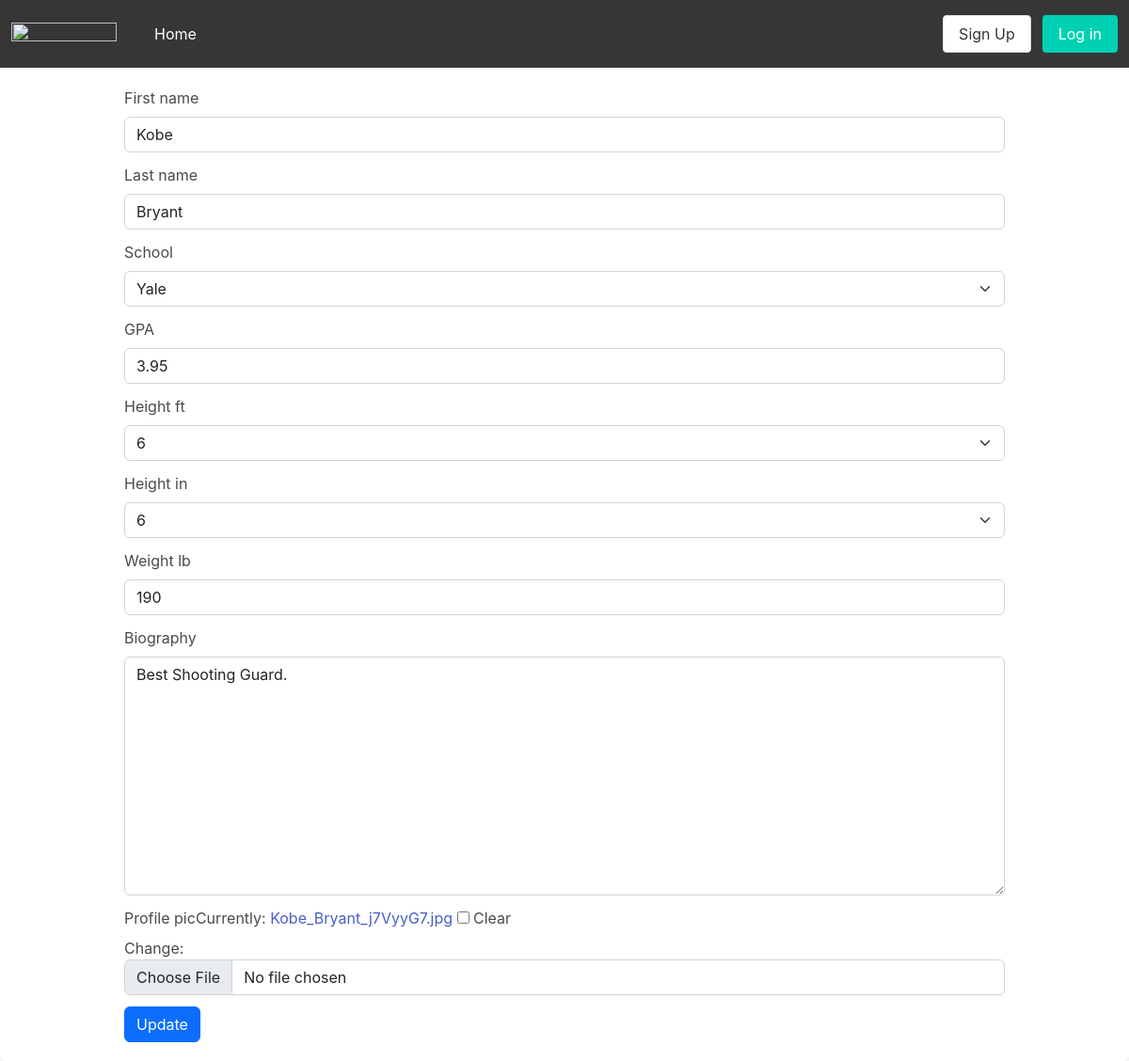
Screenshot of /user/1/update with the database file from the repository.
### api/models.py (models this page shows, shortened)
class CustomUser(auth.models.AbstractUser, auth.models.PermissionsMixin):
    user_type_choices = (
        (0, 'Scout'),
        (1, 'Athlete'),
    )
    school_options = (
        ('Georgia Institute of Technology', 'Georgia Institute of Technology'),
        ('Florida International University', 'Florida International University'),
        ('Yale', 'Yale'),
        ('University of Pittsburgh', 'University of Pittsburgh'),
        ('Emory University','Emory University')
    )
    height_foot_options = (
        (4, '4'),
        (5, '5'),
        (6, '6'),
        (7, '7'),
    )
    height_inch_options = (
        (0, '0'),
        (1, '1'),
        (2, '2'),
        (3, '3'),
        (4, '4'),
        (5, '5'),
        (6, '6'),
        (7, '7'),
        (8, '8'),
        (9, '9'),
        (10, '10'),
        (11, '11'),
        (12, '12'),
    )
    weight_lb = models.IntegerField(default=140, blank=True)
    height_ft = models.IntegerField(choices=height_foot_options, default=5, blank=True)
    height_in = models.IntegerField(choices=height_inch_options, default=6, blank=True)
    school = models.CharField(max_length=128, blank=True, choices=school_options)
    profile_pic = models.ImageField(null=True, blank=True)
    bio = models.TextField(null=True, blank=True, default="No biography")
    gpa = models.FloatField(null=True, blank=True)
    user_type = models.PositiveSmallIntegerField(null=True, choices=user_type_choices)

### api/views.py (the view)
# urls.py: path('user/<int:pk>/update', views.UpdateUser.as_view(), name='update_user_page'),
class UpdateUser(UpdateView):
    model = models.CustomUser
    form_class = forms.UserEditForm
    success_url = reverse_lazy('api:home_page')
    template_name = 'user_update.html'

### api/forms.py
class UserEditForm(ModelForm):
    class Meta:
        fields = ('first_name', 'last_name', 'school', 'gpa', 'height_ft', 'height_in', 'weight_lb', 'bio', 'profile_pic')
        model = get_user_model()
    def __init__(self, *args, **kwargs):
        super().__init__(*args,**kwargs)
        self.fields['bio'].label = 'Biography'
        self.fields['gpa'].label = 'GPA'

### templates/user_update.html (shortened to what this page needs)
{% extends 'base.html' %}
{% load bootstrap5 %}
{% block bodyblock %}
<div class='container'>
    <form method="post" enctype="multipart/form-data">
        {% bootstrap_form form %}
        <input type="submit" value="Update" class="btn btn-primary">
    </form>
</div>
{% endblock bodyblock %}

### rows the page displays
CustomUser: first_name "Kobe", last_name "Bryant", school "Yale", gpa "3.95", height_ft "6", height_in "6", weight_lb "190", bio "Best Shooting Guard."
